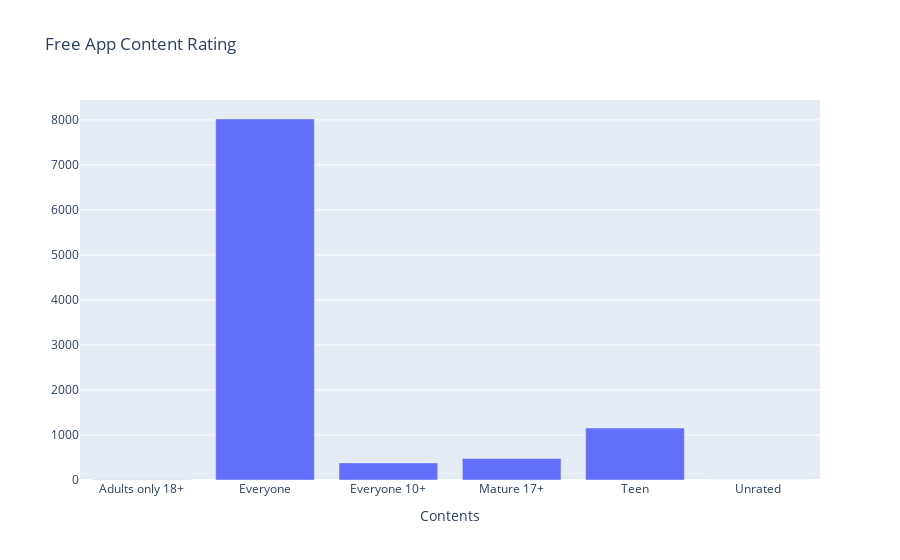

Source (notebook cell):
### Markdown cell above
No google is not bias beacuse they consider all of us proof!! --> see the above plot most of the app content rating rating are for everyone and most of them are Free.

### Code cell
col='Content Rating'
v1=d1[col].value_counts().reset_index()
v1=v1.rename(columns={col:'count','index':col})
v1['percent']=v1['count'].apply(lambda x : 100*x/sum(v1['count']))
v1=v1.sort_values(col)
trace1 = go.Bar(x=v1[col], y=v1["count"], name="Free", marker=dict())
layout={'title':"Free App Content Rating ",'xaxis':{'title':"Contents"}}
fig = go.Figure(data=[trace1], layout=layout)
iplot(fig)

### Figure 1 — Plotly figure (JSON) as saved in the notebook; plotly's stock layout.template omitted (floating-point values rounded to 4 significant figures)
{"data": [{"name": "Free", "type": "bar", "x": ["Adults only 18+", "Everyone", "Everyone 10+", "Mature 17+", "Teen", "Unrated"], "y": [3, 8020, 380, 479, 1156, 2]}], "layout": {"title": {"text": "Free App Content Rating "}, "xaxis": {"title": {"text": "Contents"}}}}
